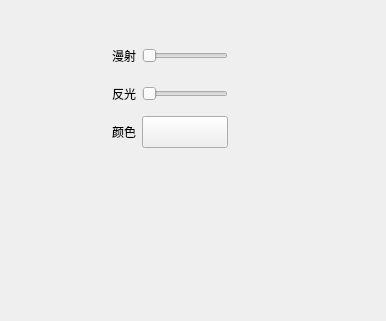
<?xml version="1.0" encoding="UTF-8"?>
<ui version="4.0">
 <class>nifo::ui::parallel_light_panel</class>
 <widget class="QWidget" name="nifo::ui::parallel_light_panel">
  <property name="geometry">
   <rect>
    <x>0</x>
    <y>0</y>
    <width>386</width>
    <height>321</height>
   </rect>
  </property>
  <property name="windowTitle">
   <string>parallel_light_panel</string>
  </property>
  <widget class="QWidget" name="layoutWidget">
   <property name="geometry">
    <rect>
     <x>100</x>
     <y>40</y>
     <width>128</width>
     <height>110</height>
    </rect>
   </property>
   <layout class="QFormLayout" name="formLayout">
    <item row="0" column="0">
     <widget class="QLabel" name="label_diffuse">
      <property name="minimumSize">
       <size>
        <width>36</width>
        <height>32</height>
       </size>
      </property>
      <property name="maximumSize">
       <size>
        <width>16777215</width>
        <height>35</height>
       </size>
      </property>
      <property name="text">
       <string>漫射</string>
      </property>
      <property name="alignment">
       <set>Qt::AlignmentFlag::AlignRight|Qt::AlignmentFlag::AlignTrailing|Qt::AlignmentFlag::AlignVCenter</set>
      </property>
     </widget>
    </item>
    <item row="0" column="1">
     <widget class="QSlider" name="diffuse_strength">
      <property name="minimumSize">
       <size>
        <width>0</width>
        <height>32</height>
       </size>
      </property>
      <property name="maximumSize">
       <size>
        <width>16777215</width>
        <height>35</height>
       </size>
      </property>
      <property name="tracking">
       <bool>false</bool>
      </property>
      <property name="orientation">
       <enum>Qt::Orientation::Horizontal</enum>
      </property>
     </widget>
    </item>
    <item row="2" column="0">
     <widget class="QLabel" name="label_color">
      <property name="minimumSize">
       <size>
        <width>36</width>
        <height>32</height>
       </size>
      </property>
      <property name="maximumSize">
       <size>
        <width>16777215</width>
        <height>35</height>
       </size>
      </property>
      <property name="text">
       <string>颜色</string>
      </property>
      <property name="alignment">
       <set>Qt::AlignmentFlag::AlignRight|Qt::AlignmentFlag::AlignTrailing|Qt::AlignmentFlag::AlignVCenter</set>
      </property>
     </widget>
    </item>
    <item row="2" column="1">
     <widget class="QPushButton" name="color">
      <property name="minimumSize">
       <size>
        <width>0</width>
        <height>32</height>
       </size>
      </property>
      <property name="maximumSize">
       <size>
        <width>16777215</width>
        <height>35</height>
       </size>
      </property>
      <property name="text">
       <string/>
      </property>
     </widget>
    </item>
    <item row="1" column="0">
     <widget class="QLabel" name="label_specular">
      <property name="minimumSize">
       <size>
        <width>36</width>
        <height>32</height>
       </size>
      </property>
      <property name="maximumSize">
       <size>
        <width>16777215</width>
        <height>35</height>
       </size>
      </property>
      <property name="text">
       <string>反光</string>
      </property>
      <property name="alignment">
       <set>Qt::AlignmentFlag::AlignRight|Qt::AlignmentFlag::AlignTrailing|Qt::AlignmentFlag::AlignVCenter</set>
      </property>
     </widget>
    </item>
    <item row="1" column="1">
     <widget class="QSlider" name="specular_strength">
      <property name="minimumSize">
       <size>
        <width>0</width>
        <height>32</height>
       </size>
      </property>
      <property name="maximumSize">
       <size>
        <width>16777215</width>
        <height>35</height>
       </size>
      </property>
      <property name="tracking">
       <bool>false</bool>
      </property>
      <property name="orientation">
       <enum>Qt::Orientation::Horizontal</enum>
      </property>
     </widget>
    </item>
   </layout>
  </widget>
 </widget>
 <resources/>
 <connections/>
</ui>
